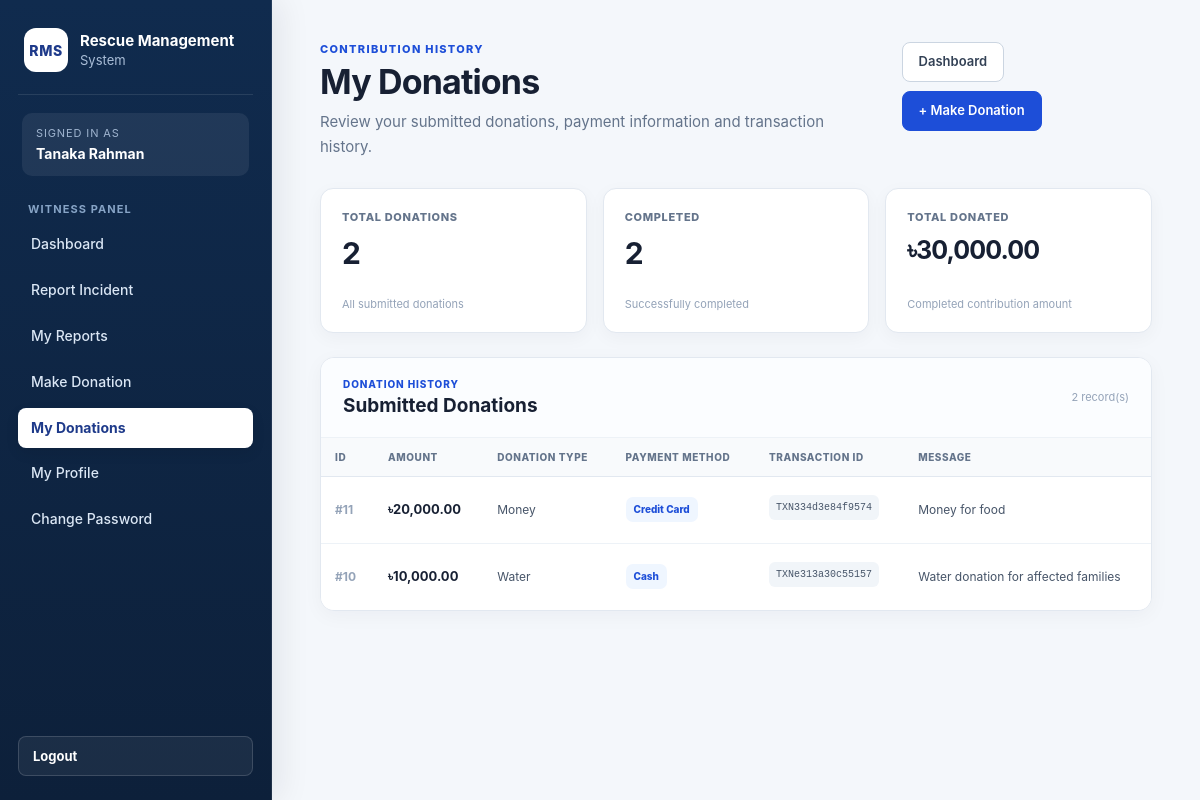
The app's page /index.php?page=donations (signed in), older data.
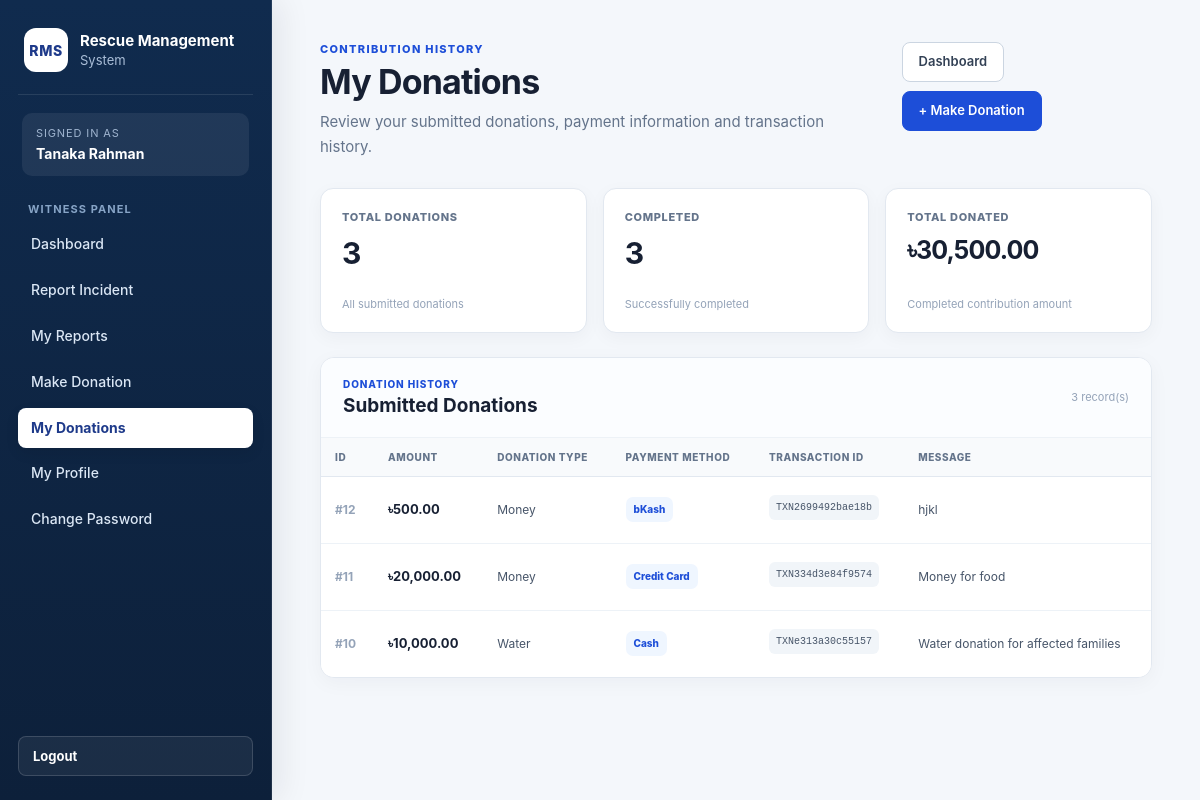
The same page, newer data.
### tables this page shows
CREATE TABLE `donations` (
  `id` int(11) NOT NULL,
  `witness_id` int(11) NOT NULL,
  `amount` decimal(10,2) NOT NULL,
  `donation_type` varchar(100) NOT NULL,
  `payment_method` varchar(50) NOT NULL,
  `transaction_id` varchar(100) NOT NULL,
  `message` text DEFAULT NULL,
  `status` enum('pending','completed','cancelled') NOT NULL DEFAULT 'pending',
  `created_at` timestamp NOT NULL DEFAULT current_timestamp()
);

### models/DonationModel.php (called while the page is built, shortened)
<?php
function getWitnessDonations(
    $conn,
    $witness_id
) {
    $sql = "SELECT
                id,
                witness_id,
                amount,
                donation_type,
                payment_method,
                transaction_id,
                message,
                status,
                created_at
            FROM donations
            WHERE witness_id = ?
            ORDER BY id DESC";
    $stmt = mysqli_prepare($conn, $sql);
    mysqli_stmt_bind_param(
        $stmt,
        "i",
        $witness_id
    );
    mysqli_stmt_execute($stmt);
    $result = mysqli_stmt_get_result($stmt);
    $donations = [];
    if ($result) {
        while ($row = mysqli_fetch_assoc($result)) {
            $donations[] = $row;
        }
    }
    return $donations;
}

### views/witness/donations.php (the view, shortened to what the changed rows need)
<?php require_once "views/partials/header.php"; ?>
<?php require_once "views/partials/sidebar.php"; ?>
<?php
$totalDonations = 0;
$completedDonations = 0;
$totalAmount = 0;
if (!empty($donations) && is_array($donations)) {
    $totalDonations =
        count($donations);
    foreach ($donations as $donation) {
        $status =
            strtolower(
                $donation['status']
                ?? 'pending'
            );
        if ($status === 'completed') {
            $completedDonations++;
            $totalAmount +=
                (float)(
                    $donation['amount']
                    ?? 0
                );
        }
    }
}
$paymentNames = [
    'card' => 'Credit Card',
    'bkash' => 'bKash',
    'nagad' => 'Nagad',
    'bank' => 'Bank Transfer',
    'cash' => 'Cash'
];
?>
<div class="content">
    <div class="witness-donations-page">
        <div class="witness-page-header">
            <div>
                <p class="eyebrow">
                    CONTRIBUTION HISTORY
                </p>
                <h1>
                    My Donations
                </h1>
                <p class="page-subtitle">
                    Review your submitted donations,
                    payment information and transaction history.
                </p>
            </div>
            <div class="witness-page-header-actions">
                <a
                    href="index.php?page=witness-dashboard"
                    class="secondary-action"
                >
                    Dashboard
                </a>
                <a
                    href="index.php?page=donation-create"
                    class="primary-action"
                >
                    + Make Donation
                </a>
            </div>
        </div>
        <div class="witness-donation-summary-grid">
            <div class="witness-donation-summary-card">
                <span>
                    Total Donations
                </span>
                <strong>
                    <?= (int)$totalDonations; ?>
                </strong>
                <small>
                    All submitted donations
                </small>
            </div>
            <div class="witness-donation-summary-card">
                <span>
                    Completed
                </span>
                <strong>
                    <?= (int)$completedDonations; ?>
                </strong>
                <small>
                    Successfully completed
                </small>
            </div>
            <div class="witness-donation-summary-card">
                <span>
                    Total Donated
                </span>
                <strong class="witness-donation-summary-money">
                    ৳<?= number_format(
                        $totalAmount,
                        2
                    ); ?>
                </strong>
                <small>
                    Completed contribution amount
                </small>
            </div>
        </div>
        <div class="witness-donation-table-card">
            <div class="witness-table-card-header">
                <div>
                    <span>
                        DONATION HISTORY
                    </span>
                    <h2>
                        Submitted Donations
                    </h2>
                </div>
                <small>
                    <?= (int)$totalDonations; ?>
                    record(s)
                </small>
            </div>
            <?php if (empty($donations)): ?>
                <div class="witness-donation-empty">
                    <div class="witness-donation-empty-icon">
                        D
                    </div>
                    <h3>
                        No Donations Yet
                    </h3>
                    <p>
                        You have not submitted any donations yet.
                        Your donation history will appear here.
                    </p>
                    <a
                        href="index.php?page=donation-create"
                        class="primary-action"
                    >
                        Make Your First Donation
                    </a>
                </div>
            <?php else: ?>
                <div class="witness-donation-table-responsive">
                    <table class="witness-donation-table">
                        <thead>
                            <tr>
                                <th>ID</th>
                                <th>Amount</th>
                                <th>Donation Type</th>
                                <th>Payment Method</th>
                                <th>Transaction ID</th>
                                <th>Message</th>
                            </tr>
                        </thead>
                        <tbody>
                            <?php foreach (
                                $donations
                                as $donation
                            ): ?>
                                <?php
                                $paymentMethod =
                                    strtolower(
                                        $donation[
                                            'payment_method'
                                        ]
                                        ?? ''
                                    );
                                $paymentLabel =
                                    $paymentNames[
                                        $paymentMethod
                                    ]
                                    ?? ucfirst(
                                        $paymentMethod
                                    );
                                ?>
                                <tr>
                                    <td class="witness-donation-id">
                                        #<?= (int)$donation['id']; ?>
                                    </td>
                                    <td>
                                        <strong class="witness-donation-table-amount">
                                            ৳<?= number_format(
                                                (float)(
                                                    $donation[
                                                        'amount'
                                                    ]
                                                    ?? 0
                                                ),
                                                2
                                            ); ?>
                                        </strong>
                                    </td>
                                    <td>
                                        <?= htmlspecialchars(
                                            ucfirst(
                                                $donation[
                                                    'donation_type'
                                                ]
                                                ?? ''
                                            ),
                                            ENT_QUOTES,
                                            'UTF-8'
                                        ); ?>
                                    </td>
                                    <td>
                                        <span class="witness-payment-badge">
                                            <?= htmlspecialchars(
                                                $paymentLabel,
                                                ENT_QUOTES,
                                                'UTF-8'
                                            ); ?>
                                        </span>
                                    </td>
                                    <td>
                                        <span class="witness-transaction-code">
                                            <?= htmlspecialchars(
                                                $donation[
                                                    'transaction_id'
                                                ]
                                                ?? '',
                                                ENT_QUOTES,
                                                'UTF-8'
                                            ); ?>
                                        </span>
                                    </td>
                                    <td class="witness-donation-message">
                                        <?php if (
                                            !empty(
                                                $donation[
                                                    'message'
                                                ]
                                            )
                                        ): ?>
                                            <?= htmlspecialchars(
                                                $donation[
                                                    'message'
                                                ],
                                                ENT_QUOTES,
                                                'UTF-8'
                                            ); ?>
                                        <?php else: ?>
                                            <span class="witness-muted-text">
                                                No message
                                            </span>
                                        <?php endif; ?>
                                    </td>
                                </tr>
                            <?php endforeach; ?>
                        </tbody>
                    </table>
                </div>
            <?php endif; ?>
        </div>
    </div>
</div>
<?php require_once "views/partials/footer.php"; ?>

Row changes from the older to the newer data that the page shows:
added donations: id "12", amount "500.00", donation_type "Money", payment_method "bKash", transaction "TXN2699492bae18b", message "hjkl"
Text that changed along with them:
$totalDonations: "2" → "3"
$completedDonations: "2" → "3"
$totalAmount: "30,000.00" → "30,500.00"
